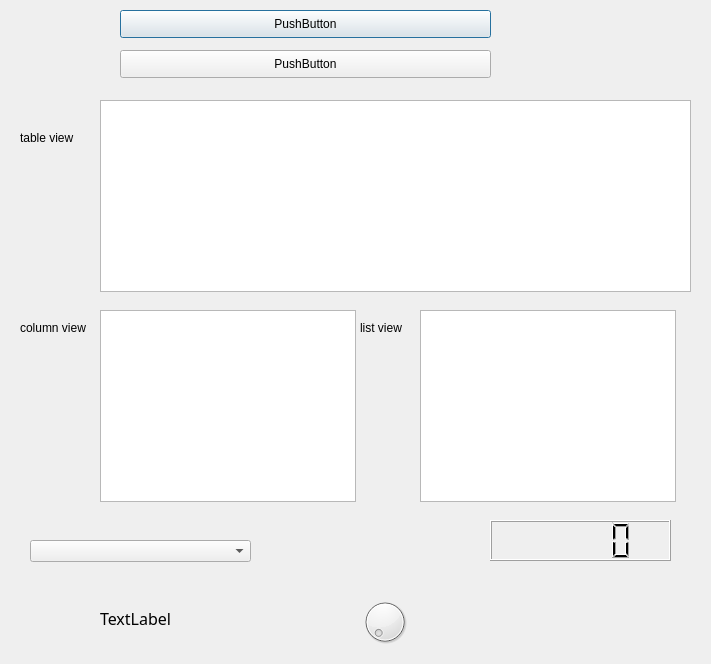
<?xml version="1.0" encoding="UTF-8"?>
<ui version="4.0">
 <class>VentanaListadoDeClientes</class>
 <widget class="QDialog" name="VentanaListadoDeClientes">
  <property name="windowTitle">
   <string>Listado de Clientes  </string>
  </property>
  <widget class="QTableView" name="tableView">
   <property name="geometry">
    <rect>
     <x>100</x>
     <y>100</y>
     <width>591</width>
     <height>192</height>
    </rect>
   </property>
  </widget>
  <widget class="QLabel" name="label">
   <property name="geometry">
    <rect>
     <x>20</x>
     <y>130</y>
     <width>101</width>
     <height>16</height>
    </rect>
   </property>
   <property name="text">
    <string>table view</string>
   </property>
  </widget>
  <widget class="QDial" name="dial">
   <property name="geometry">
    <rect>
     <x>360</x>
     <y>590</y>
     <width>50</width>
     <height>64</height>
    </rect>
   </property>
  </widget>
  <widget class="QLCDNumber" name="lcdNumber">
   <property name="geometry">
    <rect>
     <x>490</x>
     <y>520</y>
     <width>181</width>
     <height>41</height>
    </rect>
   </property>
  </widget>
  <widget class="QColumnView" name="columnView">
   <property name="geometry">
    <rect>
     <x>100</x>
     <y>310</y>
     <width>256</width>
     <height>192</height>
    </rect>
   </property>
  </widget>
  <widget class="QLabel" name="label_3">
   <property name="geometry">
    <rect>
     <x>20</x>
     <y>320</y>
     <width>101</width>
     <height>16</height>
    </rect>
   </property>
   <property name="text">
    <string>column view</string>
   </property>
  </widget>
  <widget class="QListView" name="listView">
   <property name="geometry">
    <rect>
     <x>420</x>
     <y>310</y>
     <width>256</width>
     <height>192</height>
    </rect>
   </property>
  </widget>
  <widget class="QLabel" name="label_4">
   <property name="geometry">
    <rect>
     <x>360</x>
     <y>320</y>
     <width>101</width>
     <height>16</height>
    </rect>
   </property>
   <property name="text">
    <string>list view</string>
   </property>
  </widget>
  <widget class="QPushButton" name="pushButton_4">
   <property name="geometry">
    <rect>
     <x>120</x>
     <y>10</y>
     <width>371</width>
     <height>28</height>
    </rect>
   </property>
   <property name="text">
    <string>PushButton</string>
   </property>
  </widget>
  <widget class="QPushButton" name="pushButton_5">
   <property name="geometry">
    <rect>
     <x>120</x>
     <y>50</y>
     <width>371</width>
     <height>28</height>
    </rect>
   </property>
   <property name="text">
    <string>PushButton</string>
   </property>
  </widget>
  <widget class="QComboBox" name="comboBox">
   <property name="geometry">
    <rect>
     <x>30</x>
     <y>540</y>
     <width>221</width>
     <height>22</height>
    </rect>
   </property>
  </widget>
  <widget class="QLabel" name="valorDIAL">
   <property name="geometry">
    <rect>
     <x>100</x>
     <y>610</y>
     <width>161</width>
     <height>16</height>
    </rect>
   </property>
   <property name="font">
    <font>
     <family>Viner Hand ITC</family>
     <pointsize>12</pointsize>
    </font>
   </property>
   <property name="text">
    <string>TextLabel</string>
   </property>
  </widget>
 </widget>
 <resources/>
 <connections/>
</ui>
